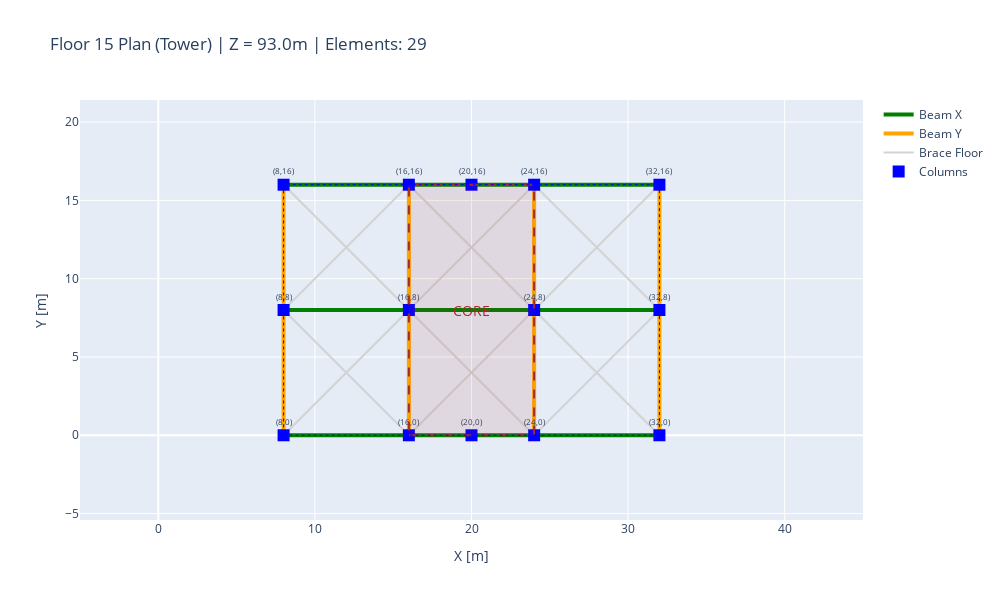

Here is the notebook cell this chart was saved with:
### Code cell
# Floor 15 Plan (Tower) - Shows ALL element types
floor_num = 15
floor_mask = position_df['floor'] == floor_num
floor_nodes = position_df[floor_mask]
floor_node_ids = set(floor_nodes['node_id'])

# Get ALL elements on this floor
floor_elements = connectivity_df[
    (connectivity_df['node_i'].isin(floor_node_ids)) & 
    (connectivity_df['node_j'].isin(floor_node_ids))
]

fig_floor15 = go.Figure()

# Style for each element type
floor_styles = {
    'beam_x':       {'color': 'green',     'width': 4},
    'beam_y':       {'color': 'orange',    'width': 4},
    'brace_floor':  {'color': 'lightgray', 'width': 2},
    'core_wall':    {'color': 'brown',     'width': 5},
    'chevron':      {'color': 'cyan',      'width': 3},
    'brace_xz':     {'color': 'red',       'width': 2},
    'brace_yz':     {'color': 'purple',    'width': 2},
}

for etype, style in floor_styles.items():
    elements = floor_elements[floor_elements['element_type'] == etype]
    if len(elements) == 0:
        continue
    
    x_lines, y_lines = [], []
    for _, row in elements.iterrows():
        c1, c2 = coords[int(row['node_i'])], coords[int(row['node_j'])]
        x_lines.extend([c1[0], c2[0], None])
        y_lines.extend([c1[1], c2[1], None])
    
    fig_floor15.add_trace(go.Scatter(
        x=x_lines, y=y_lines,
        mode='lines', 
        line=dict(color=style['color'], width=style['width']),
        name=etype.replace('_', ' ').title(),
        hoverinfo='name'
    ))

# Add column markers
fig_floor15.add_trace(go.Scatter(
    x=floor_nodes['x'], y=floor_nodes['y'],
    mode='markers+text',
    marker=dict(size=12, color='blue', symbol='square'),
    text=[f"({int(r['x'])},{int(r['y'])})" for _, r in floor_nodes.iterrows()],
    textposition='top center',
    textfont=dict(size=8),
    name='Columns'
))

# Add core wall boundary
fig_floor15.add_shape(
    type="rect", x0=16, y0=0, x1=24, y1=16,
    line=dict(color="brown", width=2, dash="dash"),
    fillcolor="rgba(165, 42, 42, 0.1)"
)
fig_floor15.add_annotation(x=20, y=8, text="CORE", showarrow=False, font=dict(size=14, color="brown"))

# Add tower boundary
fig_floor15.add_shape(
    type="rect", x0=8, y0=0, x1=32, y1=16,
    line=dict(color="blue", width=1, dash="dot"),
)

fig_floor15.update_layout(
    title=f'Floor {floor_num} Plan (Tower) | Z = {Z_COORDS[floor_num]}m | Elements: {len(floor_elements)}',
    xaxis_title='X [m]', yaxis_title='Y [m]',
    xaxis=dict(scaleanchor='y', range=[-5, 45]),
    yaxis=dict(range=[-5, 21]),
    width=1000, height=600,
    legend=dict(x=1.02, y=1)
)
fig_floor15.show()

### Figure 1 — Plotly figure (JSON) as saved in the notebook; plotly's stock layout.template omitted (floating-point values rounded to 4 significant figures)
{"data": [{"hoverinfo": "name", "line": {"color": "green", "width": 4}, "mode": "lines", "name": "Beam X", "type": "scatter", "x": [8, 16, null, 16, 24, null, 24, 32, null, 8, 16, null, 16, 24, null, 24, 32, null, 8, 16, null, 16, 24, null, 24, 32, null], "y": [0, 0, null, 0, 0, null, 0, 0, null, 8, 8, null, 8, 8, null, 8, 8, null, 16, 16, null, 16, 16, null, 16, 16, null]}, {"hoverinfo": "name", "line": {"color": "orange", "width": 4}, "mode": "lines", "name": "Beam Y", "type": "scatter", "x": [8, 8, null, 8, 8, null, 16, 16, null, 16, 16, null, 24, 24, null, 24, 24, null, 32, 32, null, 32, 32, null], "y": [0, 8, null, 8, 16, null, 0, 8, null, 8, 16, null, 0, 8, null, 8, 16, null, 0, 8, null, 8, 16, null]}, {"hoverinfo": "name", "line": {"color": "lightgray", "width": 2}, "mode": "lines", "name": "Brace Floor", "type": "scatter", "x": [8, 16, null, 16, 8, null, 8, 16, null, 16, 8, null, 16, 24, null, 24, 16, null, 16, 24, null, 24, 16, null, 24, 32, null, 32, 24, null, 24, 32, null, 32, 24, null], "y": [0, 8, null, 0, 8, null, 8, 16, null, 8, 16, null, 0, 8, null, 0, 8, null, 8, 16, null, 8, 16, null, 0, 8, null, 0, 8, null, 8, 16, null, 8, 16, null]}, {"marker": {"color": "blue", "size": 12, "symbol": "square"}, "mode": "markers+text", "name": "Columns", "text": ["(8,0)", "(8,8)", "(8,16)", "(16,0)", "(16,8)", "(16,16)", "(24,0)", "(24,8)", "(24,16)", "(32,0)", "(32,8)", "(32,16)", "(20,0)", "(20,16)"], "textfont": {"size": 8}, "textposition": "top center", "type": "scatter", "x": [8.0, 8.0, 8.0, 16.0, 16.0, 16.0, 24.0, 24.0, 24.0, 32.0, 32.0, 32.0, 20.0, 20.0], "y": [0.0, 8.0, 16.0, 0.0, 8.0, 16.0, 0.0, 8.0, 16.0, 0.0, 8.0, 16.0, 0.0, 16.0]}], "layout": {"annotations": [{"font": {"color": "brown", "size": 14}, "showarrow": false, "text": "CORE", "x": 20, "y": 8}], "height": 600, "legend": {"x": 1.02, "y": 1}, "shapes": [{"fillcolor": "rgba(165, 42, 42, 0.1)", "line": {"color": "brown", "dash": "dash", "width": 2}, "type": "rect", "x0": 16, "x1": 24, "y0": 0, "y1": 16}, {"line": {"color": "blue", "dash": "dot", "width": 1}, "type": "rect", "x0": 8, "x1": 32, "y0": 0, "y1": 16}], "title": {"text": "Floor 15 Plan (Tower) | Z = 93.0m | Elements: 29"}, "width": 1000, "xaxis": {"range": [-5, 45], "scaleanchor": "y", "title": {"text": "X [m]"}}, "yaxis": {"range": [-5, 21], "title": {"text": "Y [m]"}}}}
